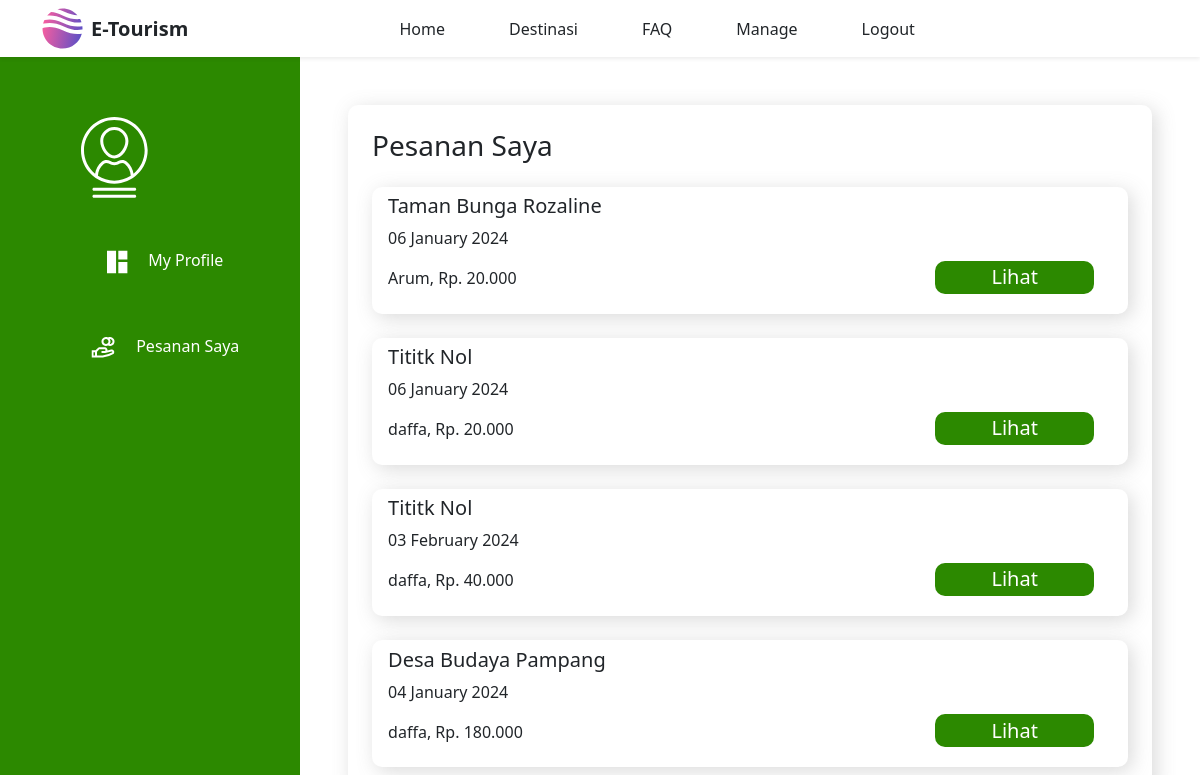
The app's page /profile_page/pesanansaya.php (signed in) with its own data.
### tables this page shows
CREATE TABLE `booking_history` (
  `id_purchase` int(11) NOT NULL,
  `nama_pemesan` varchar(255) NOT NULL,
  `tanggal_pemesanan` date NOT NULL,
  `no_hp_pemesanan` varchar(255) NOT NULL,
  `email_pemesanan` varchar(255) NOT NULL,
  `pembayaran` enum('BCA','BSI','MANDIRI','BRI','Gopay','Dana','OVO','SHOPEEPAY') NOT NULL,
  `voucher` varchar(255) DEFAULT NULL,
  `harga_total` varchar(255) NOT NULL,
  `id_admin` int(11) NOT NULL,
  `id_booking` int(11) NOT NULL
);

CREATE TABLE `bookingdestinasi` (
  `id_booking` int(11) NOT NULL,
  `gambar` varchar(255) NOT NULL,
  `judul` varchar(255) NOT NULL,
  `harga_awal` int(255) NOT NULL,
  `harga_promo` int(255) DEFAULT NULL,
  `deskripsi` text NOT NULL,
  `fasilitas` text NOT NULL,
  `id_jenis` int(11) NOT NULL
);

### profile_page/pesanansaya.php (the view, shortened to what this page needs)
<?php
if (isset($_SESSION['admin']))
{
  $profile_now = $_SESSION['admin'];
  include "../database/koneksi.php";
?>
<!DOCTYPE html>
<html lang="en">
  <head>
    <link href="https://cdn.jsdelivr.net/npm/bootstrap@5.3.2/dist/css/bootstrap.min.css" rel="stylesheet" />
    <link rel="stylesheet" href="profilestylerr.css" />
  </head>
  <body>
    <?php
    include "../Navbar/navbarmain.php"
    ?>
    <?php
    include "../Navbar/navbarprofile.php"
    ?>
    <div class="col-md-8 mt-5 px-5 content_profile">
        <div class="data_pribadi">
          <h3>Pesanan Saya</h3>
<?php
$result = mysqli_query($conn, "SELECT * ,d.judul FROM booking_history h JOIN bookingdestinasi d ON h.id_booking = d.id_booking WHERE h.id_admin = '$profile_now' ");
while($row = mysqli_fetch_array($result, MYSQLI_ASSOC))
{
?>
          <div class="mt-4 list_pesanan px-3">
            <div class="detail" >
              <h5><?php echo $row['judul'] ?></h5>
              <p><?php $tanggal_dari_database=$row['tanggal_pemesanan'];
                $tanggal_diubah = date("d F Y", strtotime($tanggal_dari_database));
echo $tanggal_diubah;?></p>
              <p><?php echo $row['nama_pemesan'] ?>, Rp. <?php  $harga_awal = $row['harga_total'];
                   $harga_awal_format = number_format($harga_awal, 0, ',', '.');
                   echo $harga_awal_format;
                  ?></p>
            </div>
            <div class="but_place">
            <a href="../profile_page/showpesanan.php?id_pesanan=<?php echo $row['id_purchase']; ?>" style="text-decoration: none; color: inherit;">
             <button class="lihat_button" >Lihat</button>
            </a>
            </div>
          </div>
<?php }?>
        </div>
    </div>
  </body>
</html>
<?php
}else{
  header("location:../Login_Page/Login.php");
}
mysqli_close($conn); ?>

### profile_page/profilestylerr.css (style rules this page uses)
.content_profile { width: 75%; margin-left: 25%; }
.data_pribadi { padding: 3%; border-radius: 10px; box-shadow: 4px 4px 19.5px 0px rgba(109, 109, 109, 0.25) }
.cek_tiket , .lihat_button { width: 30%; font-size: 125%; background-color: #2C8900; color: white; border: 0; border-radius: 10px ; padding: 1% 0%; }
.list_pesanan { padding: 1% 3%; border-radius: 10px; box-shadow: 4px 4px 19.5px 0px rgba(109, 109, 109, 0.25) }
.list_pesanan .detail { width: 75%; display: inline-block; }
.list_pesanan .but_place { width: 22%; display: inline-block; }
.lihat_button , .lihat_button:hover { width: 100%; }

### records on screen
booking_history: id_booking.judul "Taman Bunga Rozaline", tanggal_pemesanan "06 January 2024", nama_pemesan "Arum", harga_total "20.000"
booking_history: id_booking.judul "Tititk Nol", tanggal_pemesanan "06 January 2024", nama_pemesan "daffa", harga_total "20.000"
booking_history: id_booking.judul "Tititk Nol", tanggal_pemesanan "03 February 2024", nama_pemesan "daffa", harga_total "40.000"
booking_history: id_booking.judul "Desa Budaya Pampang", tanggal_pemesanan "04 January 2024", nama_pemesan "daffa", harga_total "180.000"
